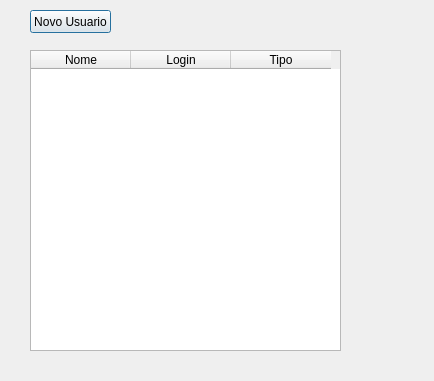
<?xml version="1.0" encoding="UTF-8"?>
<ui version="4.0">
 <class>crudusuariowindow</class>
 <widget class="QDialog" name="crudusuariowindow">
  <property name="geometry">
   <rect>
    <x>0</x>
    <y>0</y>
    <width>434</width>
    <height>381</height>
   </rect>
  </property>
  <property name="windowTitle">
   <string>Dialog</string>
  </property>
  <widget class="QTableWidget" name="tabelaUsuarios">
   <property name="geometry">
    <rect>
     <x>30</x>
     <y>50</y>
     <width>311</width>
     <height>301</height>
    </rect>
   </property>
   <attribute name="horizontalHeaderVisible">
    <bool>true</bool>
   </attribute>
   <attribute name="verticalHeaderVisible">
    <bool>false</bool>
   </attribute>
   <column>
    <property name="text">
     <string>Nome</string>
    </property>
   </column>
   <column>
    <property name="text">
     <string>Login</string>
    </property>
   </column>
   <column>
    <property name="text">
     <string>Tipo</string>
    </property>
   </column>
  </widget>
  <widget class="QPushButton" name="pushButtonNovoUsuario">
   <property name="geometry">
    <rect>
     <x>30</x>
     <y>10</y>
     <width>81</width>
     <height>23</height>
    </rect>
   </property>
   <property name="text">
    <string>Novo Usuario</string>
   </property>
  </widget>
 </widget>
 <resources/>
 <connections/>
</ui>
